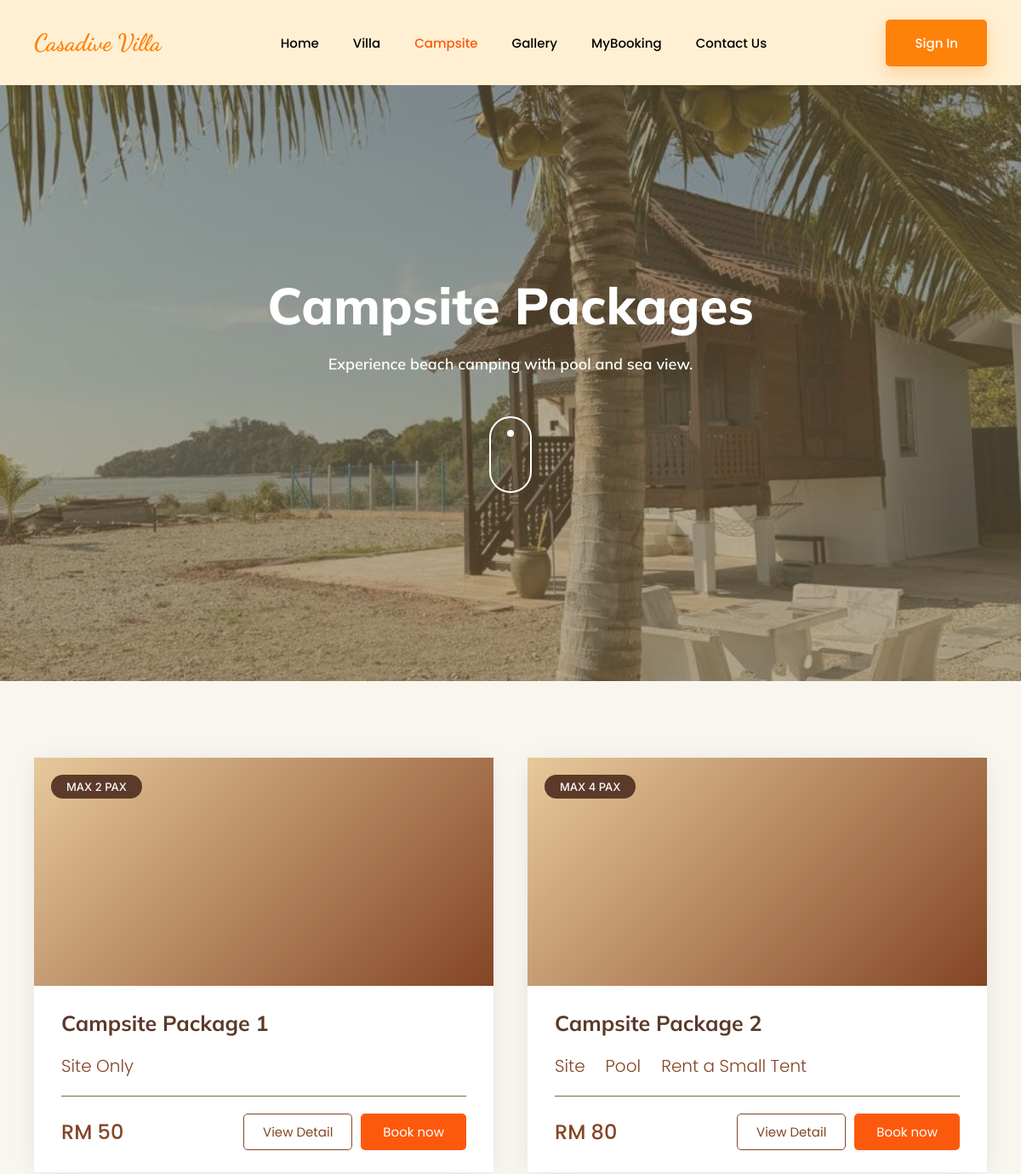
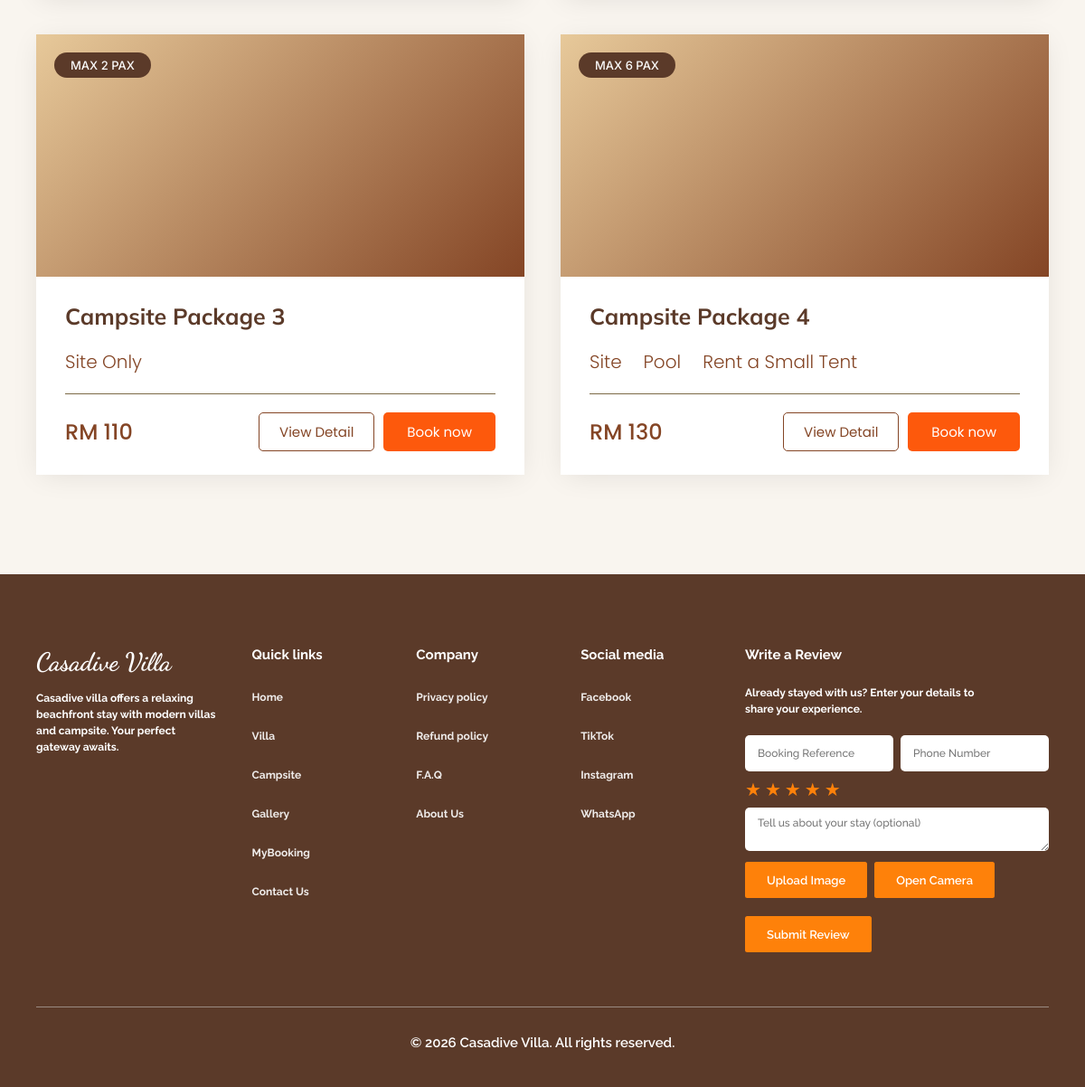
Screenshot of /customer/campsite.php with the database file from the repository (2 pictures, top to bottom).
### tables this page shows
CREATE TABLE `accommodation` (
  accommodation_id   INT UNSIGNED AUTO_INCREMENT PRIMARY KEY,
  accommodation_name VARCHAR(100) NOT NULL,
  accommodation_type ENUM('Villa','Campsite') NOT NULL,
  price              DECIMAL(10,2) NOT NULL COMMENT 'weekday / base rate per night, used for all booking calculations',
  price_weekend      DECIMAL(10,2) NULL COMMENT 'display only — not applied to booking totals yet',
  price_holiday      DECIMAL(10,2) NULL COMMENT 'display only — not applied to booking totals yet',
  capacity           INT UNSIGNED NOT NULL,
  pax_label          VARCHAR(30) NULL COMMENT 'display string e.g. "4-5 PAX", falls back to "Max N guests"',
  features           TEXT NULL COMMENT 'one feature per line, e.g. "Wifi\nAircond\nSea View"',
  description        TEXT,
  status             ENUM('available','unavailable','maintenance') NOT NULL DEFAULT 'available',
  image              VARCHAR(255),
  door_code          VARCHAR(20) COMMENT 'lock box / door code shown to the guest in the check-in reminder'
);

### customer/campsite.php (called while the page is built, shortened)
<?php
require_once __DIR__ . '/../includes/db.php';
$campsites = $pdo->query(
    "SELECT * FROM accommodation WHERE accommodation_type = 'Campsite' AND status = 'available' ORDER BY accommodation_id"
)->fetchAll();
$base = '../';
$active = 'campsite';
$pageCss = 'style/campsite.css';
require __DIR__ . '/views/campsite.view.php';

### includes/auth.php (called while the page is built, shortened)
<?php
function current_user(): array|false
{
    return $_SESSION['user'] ?? false;
}

### customer/views/campsite.view.php (the view, shortened to what this page needs)
<?php include __DIR__ . '/../../includes/header.php'; ?>
  <section class="hero" id="top" style="background-image:linear-gradient(rgba(124,106,70,.55), rgba(124,106,70,.55)), url('../assets/images/beach-benches.jpg');background-size:cover;background-position:center;">
    <h1>Campsite Packages</h1>
    <p>Experience beach camping with pool and sea view.</p>
    <a href="#packages" class="scroll-down" aria-label="Scroll down"><span></span></a>
  </section>
  <section class="packages" id="packages">
    <div class="container package-grid">
      <?php foreach ($campsites as $campsite):
        $searchText = strtolower(($campsite['features'] ?? '') . ' ' . ($campsite['description'] ?? ''));
        $hasPool = strpos($searchText, 'pool') !== false;
        $hasTent = strpos($searchText, 'tent') !== false;
        $siteLabel = ($hasPool || $hasTent) ? 'Site' : 'Site Only';
        $mediaStyle = $campsite['image'] ? ' style="background-image:url(\'' . htmlspecialchars($campsite['image']) . '\');background-size:cover;background-position:center;"' : '';
      ?>
      <article class="package-card">
        <div class="package-media"<?= $mediaStyle ?>>
          <div class="package-badges">
            <span class="badge">MAX <?= (int) $campsite['capacity'] ?> PAX</span>
          </div>
        </div>
        <div class="package-body">
          <h3 class="package-name"><?= htmlspecialchars($campsite['accommodation_name']) ?></h3>
          <div class="package-features">
            <div class="feature"><?= $icons['site'] ?><span><?= $siteLabel ?></span></div>
            <?php if ($hasPool): ?>
              <div class="feature"><?= $icons['pool'] ?><span>Pool</span></div>
            <?php endif; ?>
            <?php if ($hasTent): ?>
              <div class="feature"><?= $icons['tent'] ?><span>Rent a Small Tent</span></div>
            <?php endif; ?>
          </div>
          <hr class="package-divider">
          <div class="package-footer">
            <span class="package-price">RM <?= number_format((float) $campsite['price'], 0) ?></span>
            <div class="package-actions">
              <a href="detail.php?id=<?= (int) $campsite['accommodation_id'] ?>" class="btn view-detail">View Detail</a>
              <a href="bookingform.php?accommodation=<?= urlencode($campsite['accommodation_name']) ?>" class="btn book-now">Book now</a>
            </div>
          </div>
        </div>
      </article>
      <?php endforeach; ?>
    </div>
  </section>
<?php include __DIR__ . '/../../includes/footer.php'; ?>

### includes/header.php (shortened to what this page needs)
<?php
require_once __DIR__ . '/auth.php';
$base ??= '';
$active ??= '';
$pageCss ??= '';
$loggedInUser = current_user();
$pageCssHref = $pageCss;
if ($pageCss !== '') {
    $pageCssPath = dirname($_SERVER['SCRIPT_FILENAME']) . '/' . $pageCss;
    if (is_file($pageCssPath)) {
        $pageCssHref .= '?v=' . filemtime($pageCssPath);
    }
}
?>
<!DOCTYPE html>
<html lang="en">
<head>
<?php if ($pageCss): ?>
<link rel="stylesheet" href="<?= htmlspecialchars($pageCssHref) ?>">
<?php endif; ?>
</head>
<body>
  <header class="navbar">
    <div class="container">
      <div class="brand">Casadive Villa</div>
      <nav class="nav-links" aria-label="Primary">
        <a href="<?= $base ?>index.php"<?= $active === 'home' ? ' aria-current="page"' : '' ?>>Home</a>
        <a href="<?= $base ?>customer/villa.php"<?= $active === 'villa' ? ' aria-current="page"' : '' ?>>Villa</a>
        <a href="<?= $base ?>customer/campsite.php"<?= $active === 'campsite' ? ' aria-current="page"' : '' ?>>Campsite</a>
        <a href="<?= $base ?>customer/gallery.php"<?= $active === 'gallery' ? ' aria-current="page"' : '' ?>>Gallery</a>
        <a href="<?= $base ?>customer/mybooking.php"<?= $active === 'mybooking' ? ' aria-current="page"' : '' ?>>MyBooking</a>
        <a href="<?= $base ?>customer/contact_us.php"<?= $active === 'contact' ? ' aria-current="page"' : '' ?>>Contact Us</a>
      </nav>
      <?php if ($loggedInUser): ?>
        <a href="<?= $base ?>user/<?= $loggedInUser['role'] === 'admin' ? 'admin_dashboard.php' : 'staff_dashboard.php' ?>" class="btn btn-primary">Dashboard</a>
      <?php else: ?>
        <a href="<?= $base ?>user/login.php" class="btn btn-primary">Sign In</a>
      <?php endif; ?>
    </div>
  </header>

### includes/footer.php (shortened to what this page needs)
<?php
$base ??= '';
$footerCssHref = 'assets/css/footer.css';
$footerCssPath = __DIR__ . '/../assets/css/footer.css';
if (is_file($footerCssPath)) {
    $footerCssHref .= '?v=' . filemtime($footerCssPath);
}
?>
  <footer>
    <div class="container">
      <div class="footer-grid">
        <div class="footer-col footer-brand">
          <div class="brand">Casadive Villa</div>
          <p>Casadive villa offers a relaxing beachfront stay with modern villas and campsite. Your perfect gateway awaits.</p>
        </div>
        <div class="footer-col">
          <h4>Quick links</h4>
          <ul>
            <li><a href="<?= htmlspecialchars($base) ?>index.php">Home</a></li>
            <li><a href="<?= htmlspecialchars($base) ?>customer/villa.php">Villa</a></li>
            <li><a href="<?= htmlspecialchars($base) ?>customer/campsite.php">Campsite</a></li>
            <li><a href="<?= htmlspecialchars($base) ?>customer/gallery.php">Gallery</a></li>
            <li><a href="<?= htmlspecialchars($base) ?>customer/mybooking.php">MyBooking</a></li>
            <li><a href="<?= htmlspecialchars($base) ?>customer/contact_us.php">Contact Us</a></li>
          </ul>
        </div>
        <div class="footer-col">
          <h4>Company</h4>
          <ul>
            <li><a href="#privacy">Privacy policy</a></li>
            <li><a href="#refund">Refund policy</a></li>
            <li><a href="#faq">F.A.Q</a></li>
            <li><a href="#about">About Us</a></li>
          </ul>
        </div>
        <div class="footer-col">
          <h4>Social media</h4>
          <ul>
            <li><a href="#facebook">Facebook</a></li>
            <li><a href="#tiktok">TikTok</a></li>
            <li><a href="#instagram">Instagram</a></li>
            <li><a href="#whatsapp">WhatsApp</a></li>
          </ul>
        </div>
        <div class="footer-col newsletter">
          <h4>Write a Review</h4>
          <p>Already stayed with us? Enter your details to share your experience.</p>
          <form class="newsletter-form footer-review-form" method="post" action="<?= htmlspecialchars($base) ?>customer/mybooking.php" enctype="multipart/form-data" id="footer-review-form">
            <div class="footer-review-fields">
              <input id="footer-review-ref" type="text" name="ref" placeholder="Booking Reference" required>
              <input id="footer-review-phone" type="tel" name="phone" placeholder="Phone Number" required>
            </div>
            <div class="footer-review-stars" role="radiogroup" aria-label="Rating">
              <?php for ($i = 5; $i >= 1; $i--): ?>
                <label for="footer-rating-<?= $i ?>" title="<?= $i ?> stars">★</label>
              <?php endfor; ?>
            </div>
            <textarea name="comment" rows="2" placeholder="Tell us about your stay (optional)"></textarea>
            <div class="footer-photo-controls">
              <button type="button" class="footer-photo-btn" id="footer-upload-btn">Upload Image</button>
              <button type="button" class="footer-photo-btn" id="footer-camera-btn">Open Camera</button>
            </div>
            <button type="submit">Submit Review</button>
          </form>
        </div>
      </div>
      <hr class="footer-divider">
      <p class="footer-bottom">&copy; <?= date('Y') ?> Casadive Villa. All rights reserved.</p>
    </div>
  </footer>
  <link rel="stylesheet" href="<?= htmlspecialchars($base . $footerCssHref) ?>">
</body>
</html>

### assets/css/footer.css (style rules this page uses)
.footer-photo-controls { display: flex; gap: 8px; flex-wrap: wrap; margin-top: 2px; margin-bottom: 10px; }
.footer-photo-btn { background: transparent; color: #fff; border: 1px solid rgba(255, 255, 255, .5); border-radius: 2.5px; padding: 8px 14px; font-family: 'Raleway', sans-serif; font-weight: 600; font-size: 12px; cursor: pointer; transition: background 0.2s ease; }

### rows the page displays
accommodation: capacity "2", accommodation_name "Campsite Package 1", siteLabel "Site Only", price "50"
accommodation: capacity "4", accommodation_name "Campsite Package 2", siteLabel "Site", price "80"
accommodation: capacity "2", accommodation_name "Campsite Package 3", siteLabel "Site Only", price "110"
accommodation: capacity "6", accommodation_name "Campsite Package 4", siteLabel "Site", price "130"
